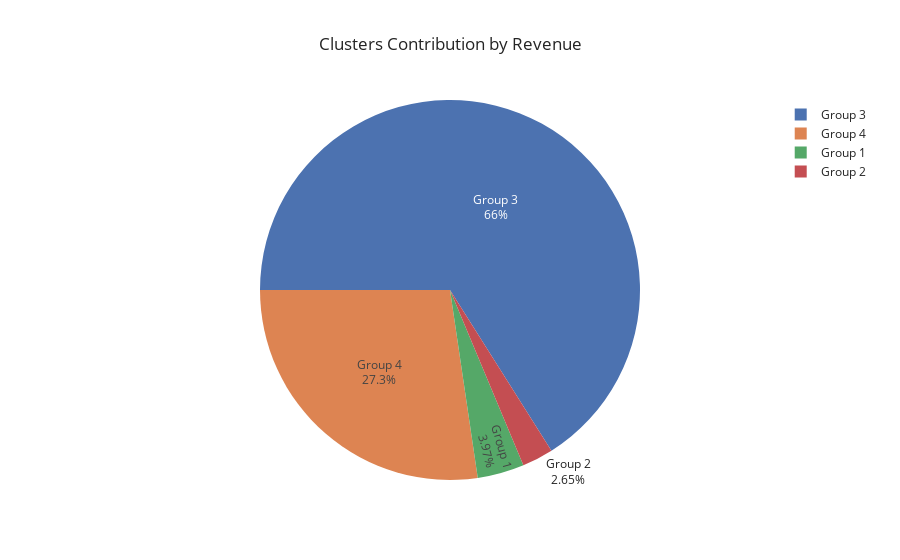

The notebook cell saved with this chart:
### Code cell
# pie plot
import plotly.express as px

fig = px.pie(ord_rev_cluster['Revenue'],
             values=ord_rev_cluster['Revenue'].values,
             names=ord_rev_cluster['Revenue'].index,
             title="Clusters Contribution by Revenue",
             template="seaborn")
fig.update_traces(rotation=-90, textinfo="percent+label")
#Saving Plot for dashboards

fig.show()

### Figure 1 — Plotly figure (JSON) as saved in the notebook; plotly's stock layout.template omitted (floating-point values rounded to 4 significant figures)
{"data": [{"domain": {"x": [0, 1], "y": [0, 1]}, "hovertemplate": "label=%{label}<br>value=%{value}<extra></extra>", "labels": ["Group 1", "Group 2", "Group 3", "Group 4"], "legendgroup": "", "name": "", "rotation": -90, "showlegend": true, "textinfo": "percent+label", "type": "pie", "values": [31120.0, 20770.0, 517000.0, 214000.0]}], "layout": {"legend": {"tracegroupgap": 0}, "title": {"text": "Clusters Contribution by Revenue"}}}
